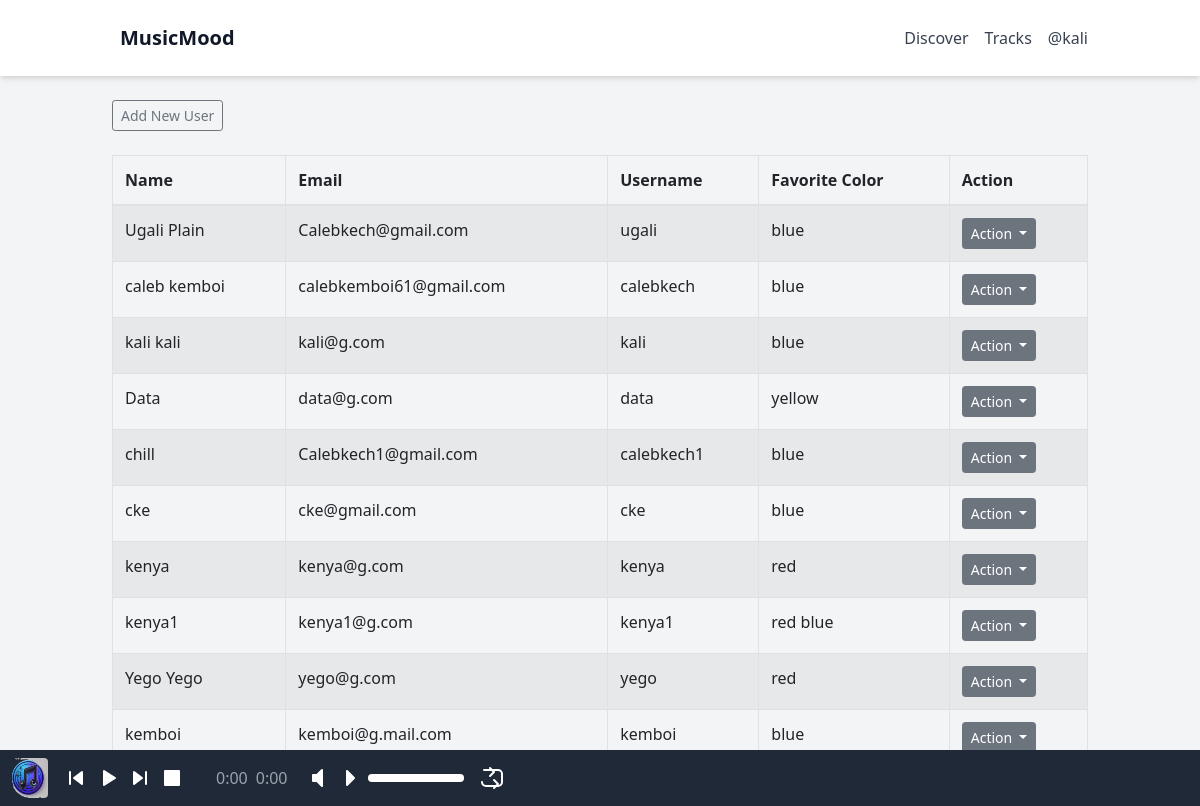
/user/user_list (signed in), run on the app's committed database.
### app/models.py (models this page shows, shortened)
class Users(db.Model, UserMixin):
    id = db.Column(db.String(36), primary_key=True, default=lambda: str(uuid.uuid4()))
    username = db.Column(db.String(20), nullable=False, unique=True)
    name = db.Column(db.String(200), nullable=False)
    email = db.Column(db.String(120), nullable=False, unique=True)
    favorite_color = db.Column(db.String(120))
    date_added = db.Column(db.DateTime, nullable=False, default=datetime.utcnow)
    profile_pic = db.Column(db.String(255), nullable=True)
    is_admin = db.Column(db.Boolean, default=False)
    is_creater = db.Column(db.Boolean, default=False)
    playlists = db.relationship('Playlist', back_populates='user', cascade='all, delete-orphan')
    password_hash = db.Column(db.String(256))

### app/routes.py (the view)
@main.route('/user/user_list')
@login_required
def users():
    users = Users.query.order_by(Users.date_added).all()
    return render_template("user_list.html", users=users)

### app/__init__.py (called while the page is built)
def create_app():
    app = Flask(__name__)
    app.config.from_object(Config)
    db.init_app(app)
    migrate = Migrate(app, db)
    from .routes import main
    from .auth import auth  # Import the auth Blueprint
    app.register_blueprint(main)
    app.register_blueprint(auth, url_prefix='/auth')  # Register the auth Blueprint with a URL prefix
    login_manager = LoginManager()
    login_manager.init_app(app)
    login_manager.login_view = 'auth.login'
    @login_manager.user_loader
    def load_user(user_id):
        return Users.query.get(str(user_id))
    @app.errorhandler(404)
    def page_not_found(e):
        return render_template('404.html'), 404
    return app

### app/templates/user_list.html (shortened to what this page needs)
{% extends "base.html" %}
{% block content %}
    <div>
        <a class="btn btn-outline-secondary btn-sm" href="/user/add" role="button">Add New User</a>
    </div>
    <br>
    <table class="table table-hover table-bordered table-striped">
        <thead class="table-group-divider">
            <tr>
                <th scope="col">Name</th>
                <th scope="col">Email</th>
                <th scope="col">Username</th>
                <th scope="col">Favorite Color</th>
                <th scope="col">Action</th>
            </tr>
        </thead>
        <tbody>
            {% for user in users %}
            <tr>
                <td>{{ user.name }}</td>
                <td>{{ user.email }}</td>
                <td>{{ user.username }}</td>
                <td>{{ user.favorite_color }}</td>
                <td>
                    <div class="dropdown">
                        <button class="btn btn-secondary dropdown-toggle btn-sm" type="button" id="dropdownMenuButton{{ user.id }}" data-bs-toggle="dropdown" aria-expanded="false">
                            Action
                        </button>
                    </div>
                </td>
            </tr>
            {% endfor %}
        </tbody>
    </table>
{% endblock %}

### app/templates/base.html (shortened to what this page needs)
<!DOCTYPE html>
<html lang="en">
<head>
    <link href="https://stackpath.bootstrapcdn.com/bootstrap/4.5.2/css/bootstrap.min.css" rel="stylesheet">
    <link href="https://cdn.jsdelivr.net/npm/tailwindcss@2.2.19/dist/tailwind.min.css" rel="stylesheet">
</head>
<body class="bg-gray-100 text-gray-900 flex flex-col min-h-screen">
    <header class="bg-white shadow-md w-full">
        <div class="container mx-auto flex justify-between items-center p-4">
            <div class="logo flex items-center">
                <a href="{{ url_for('main.songs') }}" class="text-xl font-semibold ml-2">MusicMood</a>
            </div>
            <nav class="flex items-center space-x-4">
                <a href="{{ url_for('main.songs')}}" class="text-gray-700 hover:text-gray-900">Discover</a>
                <a href="{{ url_for('main.songs')}}" class="text-gray-700 hover:text-gray-900">Tracks</a>
                {% if current_user.is_authenticated %}
                    <a href="{{ url_for('auth.profile')}}" class="text-gray-700 hover:text-gray-900">@{{ current_user.username }}</a>
                {% endif %}
            </nav>
        </div>
    </header>
    <div id="content" class="flex-grow container mx-auto p-4">
        {% block content %}
        {% endblock %}
    </div>
    <footer class="fixed bottom-0 left-0 w-full bg-gray-800 p-2 flex items-center justify-between z-50">
        <div id="jp_container" class="jp-audio flex items-center w-full" role="application" aria-label="media player">
            <div class="flex items-center space-x-4">
                <div class="flex items-center space-x-4">
                    <img id="jp_cover" src="{{ url_for('static', filename='img/default.png') }}" alt="Cover Image" class="h-10 w-10 rounded">
                </div>
                <div class="jp-controls flex items-center space-x-2 mx-auto">
                    <button class="jp-previous text-white focus:outline-none" role="button" tabindex="0" aria-label="Previous">
                        <svg width="24" height="24" fill="none">
                            <path d="M10 12l8-6v12l-8-6Z" fill="currentColor" stroke="currentColor" stroke-width="2" stroke-linecap="round" stroke-linejoin="round" />
                            <path d="M6 6v12" stroke="currentColor" stroke-width="2" stroke-linecap="round" stroke-linejoin="round" />
                        </svg>
                    </button>
                    <button class="jp-play text-white focus:outline-none" role="button" tabindex="0" aria-label="Play">
                        <svg width="24" height="24" fill="none">
                            <path d="M8 5v14l11-7L8 5z" fill="currentColor" stroke="currentColor" stroke-width="2" stroke-linecap="round" stroke-linejoin="round" />
                        </svg>
                    </button>
                    <button class="jp-next text-white focus:outline-none" role="button" tabindex="0" aria-label="Next">
                        <svg width="24" height="24" fill="none">
                            <path d="M14 12L6 6v12l8-6Z" fill="currentColor" stroke="currentColor" stroke-width="2" stroke-linecap="round" stroke-linejoin="round" />
                            <path d="M18 6v12" stroke="currentColor" stroke-width="2" stroke-linecap="round" stroke-linejoin="round" />
                        </svg>
                    </button>
                    <button class="jp-stop text-white focus:outline-none" role="button" tabindex="0" aria-label="Stop">
                        <svg width="24" height="24" fill="none">
                            <rect x="5" y="5" width="14" height="14" fill="currentColor" stroke="currentColor" stroke-width="2" stroke-linecap="round" stroke-linejoin="round" />
                        </svg>
                    </button>
                </div>
                <div class="jp-time-holder flex items-center space-x-2 text-gray-400">
                    <div class="jp-current-time" role="timer" aria-label="time">0:00</div>
                    <div class="jp-duration" role="timer" aria-label="duration">0:00</div>
                </div>
                <div class="jp-volume-controls flex items-center space-x-2">
                    <button class="jp-mute text-white focus:outline-none" role="button" tabindex="0" aria-label="Mute">
                        <svg width="24" height="24" fill="none">
                            <path d="M9 9v6h4l5 5V4l-5 5H9z" fill="currentColor" stroke="currentColor" stroke-width="2" stroke-linecap="round" stroke-linejoin="round" />
                        </svg>
                    </button>
                    <button class="jp-volume-max text-white focus:outline-none" role="button" tabindex="0" aria-label="Max Volume">
                        <svg width="24" height="24" fill="none">
                            <path d="M11 5v14l7-7-7-7z" fill="currentColor" stroke="currentColor" stroke-width="2" stroke-linecap="round" stroke-linejoin="round" />
                        </svg>
                    </button>
                    <div class="jp-volume-bar bg-gray-600 rounded h-2 cursor-pointer w-24">
                        <div class="jp-volume-bar-value bg-white h-2 rounded"></div>
                    </div>
                </div>
                <div class="jp-toggles flex items-center space-x-2">
                    <button class="jp-repeat text-white focus:outline-none" role="button" tabindex="0" aria-label="Repeat">
                    </button>
                </div>
            </div>
        </div>
    </footer>
</body>
</html>

### data on the page
Users: username "kali", name "kali kali", email "kali@g.com", favorite_color "blue"
Users: name "Ugali Plain", email "Calebkech@gmail.com", username "ugali", favorite_color "blue"
Users: name "caleb kemboi", email "calebkemboi61@gmail.com", username "calebkech", favorite_color "blue"
Users: name "Data", email "data@g.com", username "data", favorite_color "yellow"
Users: name "chill", email "Calebkech1@gmail.com", username "calebkech1", favorite_color "blue"
Users: name "cke", email "cke@gmail.com", username "cke", favorite_color "blue"
Users: name "kenya", email "kenya@g.com", username "kenya", favorite_color "red"
Users: name "kenya1", email "kenya1@g.com", username "kenya1", favorite_color "red blue"
Users: name "Yego Yego", email "yego@g.com", username "yego", favorite_color "red"
Users: name "kemboi", email "kemboi@g.mail.com", username "kemboi", favorite_color "blue"
